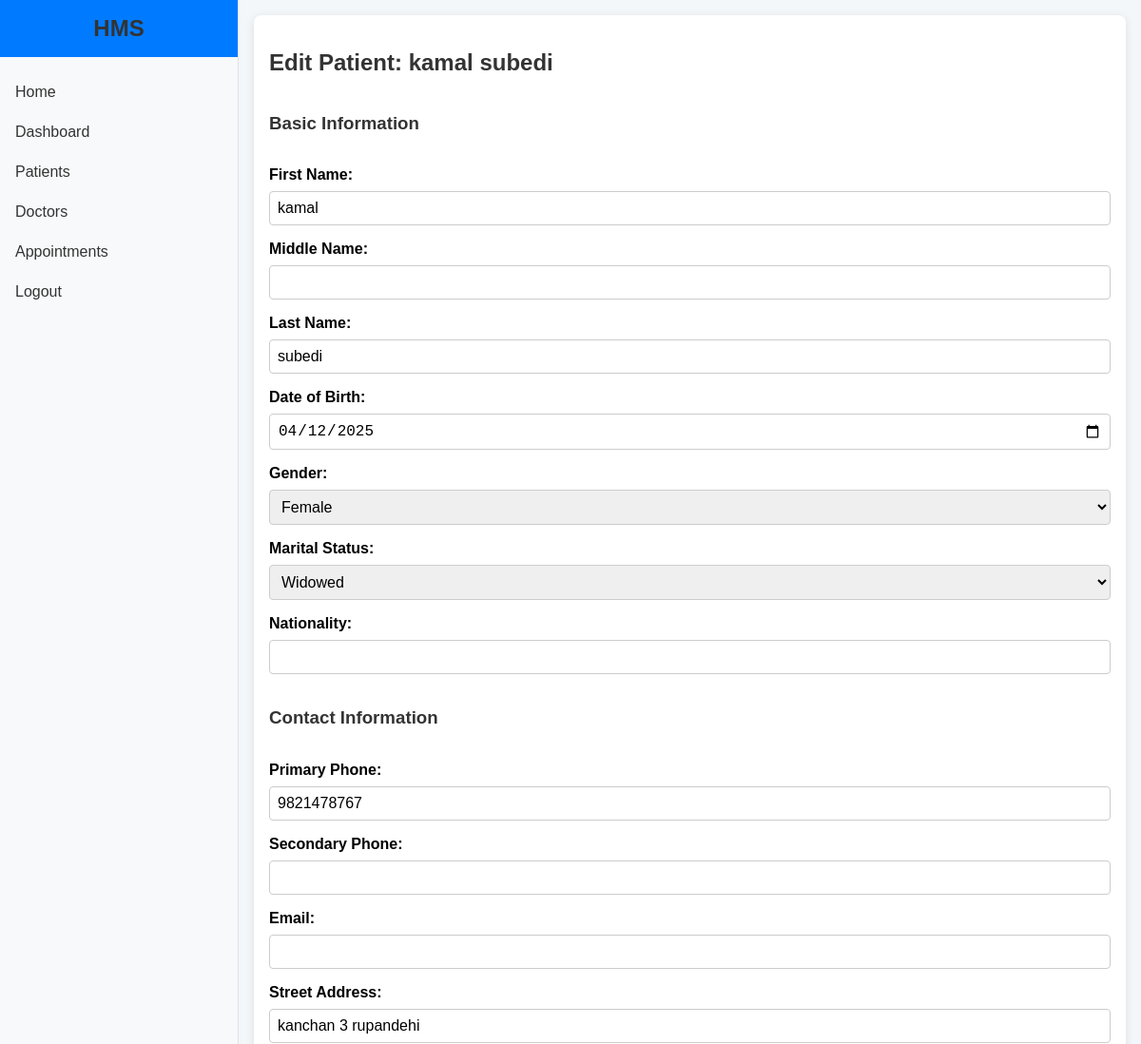
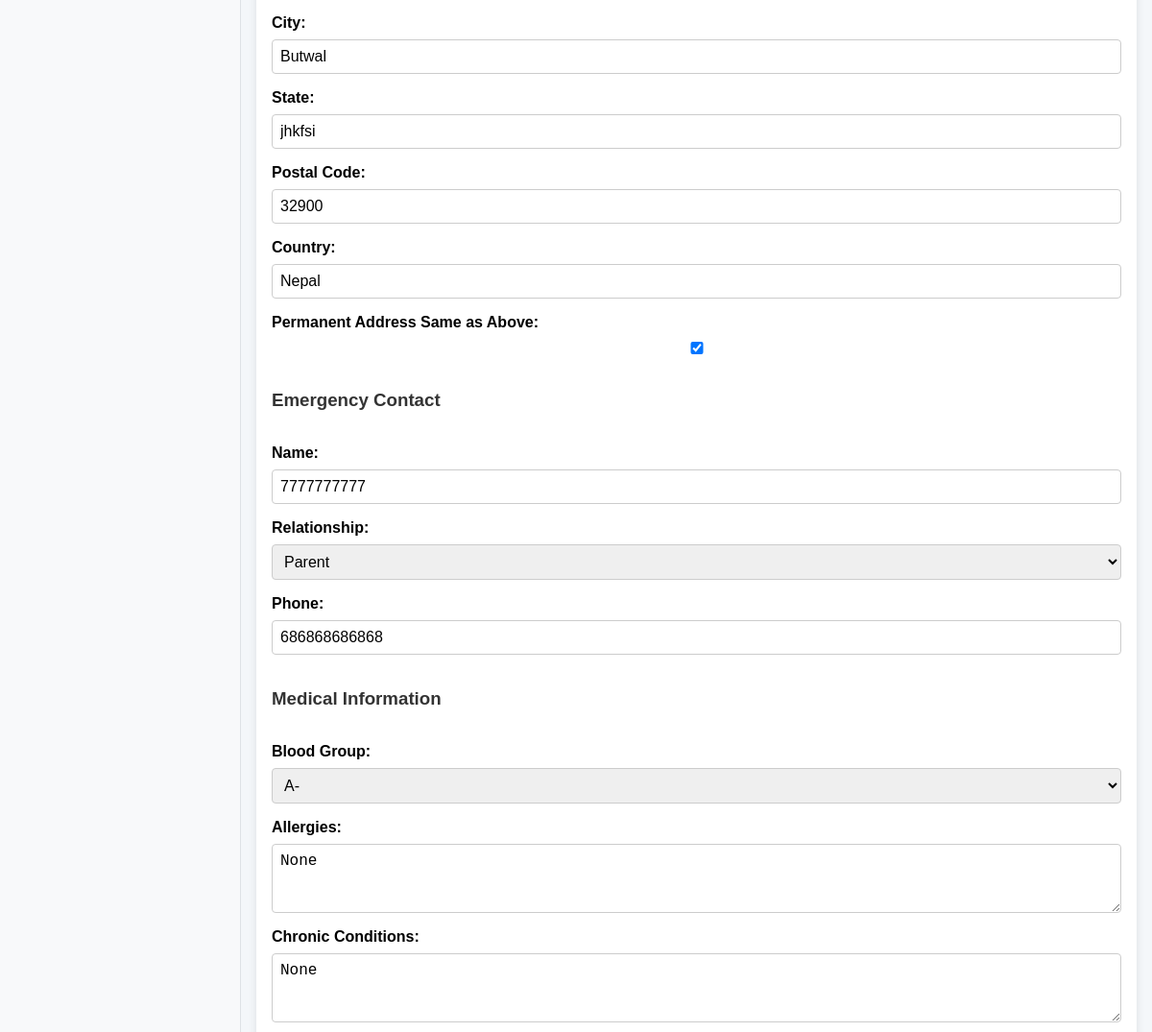
The page /patients/edit/2/ (signed in, upper part) on the database as committed earlier (2 pictures, top to bottom).
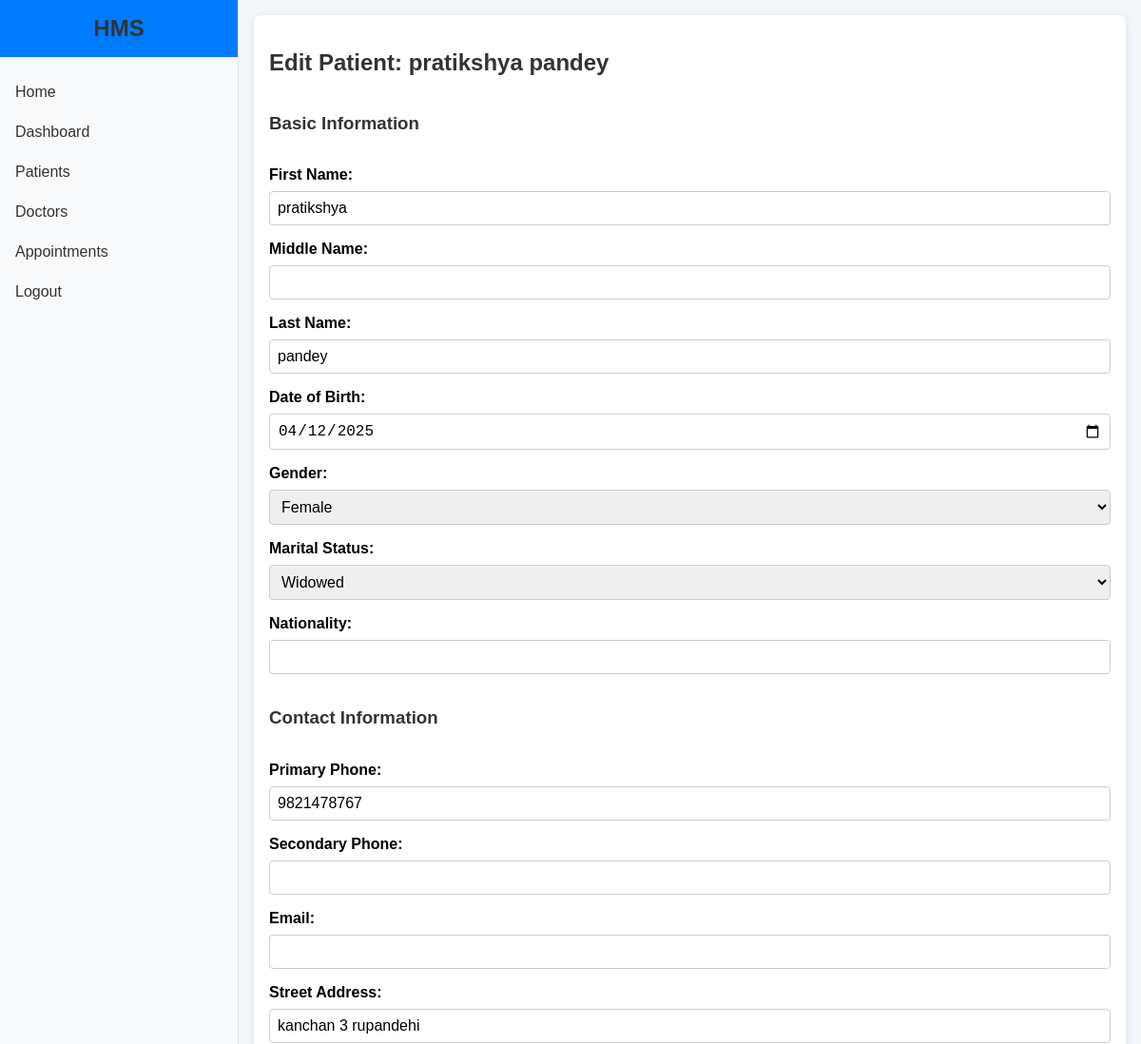
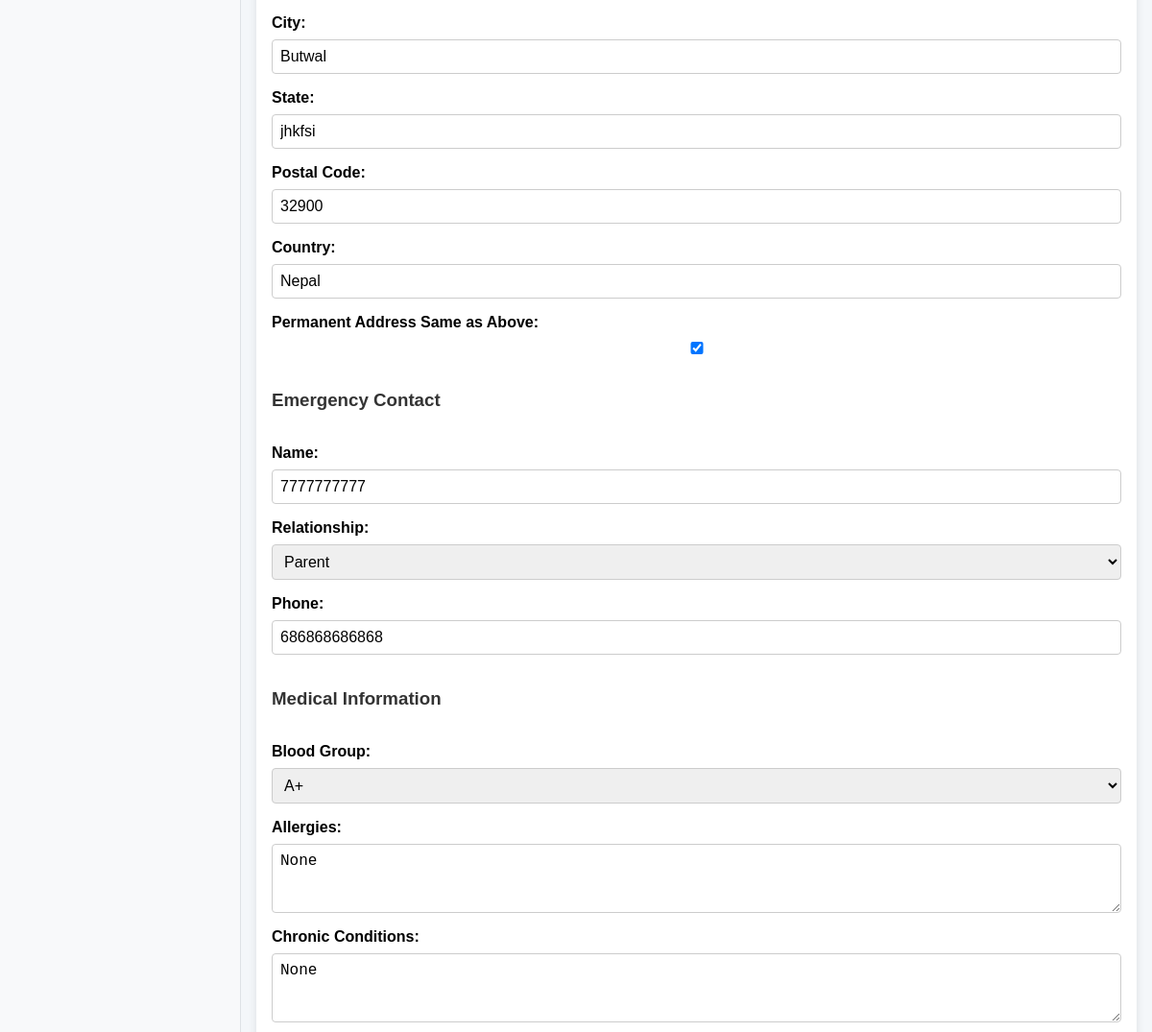
The same page on the database as committed later (2 pictures, top to bottom).
### core/models.py (models this page shows, shortened)
class Patient(models.Model):
    patient_id = models.CharField(max_length=10, unique=True, editable=False)
    first_name = models.CharField(max_length=50)
    middle_name = models.CharField(max_length=50, blank=True)
    last_name = models.CharField(max_length=50)
    date_of_birth = models.DateField()
    GENDER_CHOICES = [
        ('M', 'Male'),
        ('F', 'Female'),
        ('O', 'Other'),
    ]
    gender = models.CharField(max_length=1, choices=GENDER_CHOICES)
    MARITAL_STATUS_CHOICES = [
        ('S', 'Single'),
        ('M', 'Married'),
        ('D', 'Divorced'),
        ('W', 'Widowed'),
        ('O', 'Other'),
    ]
    marital_status = models.CharField(max_length=1, choices=MARITAL_STATUS_CHOICES, blank=True)
    nationality = models.CharField(max_length=100, blank=True)
    primary_phone = models.CharField(max_length=15)
    secondary_phone = models.CharField(max_length=15, blank=True)
    email = models.EmailField(blank=True)
    address_street = models.CharField(max_length=200)
    address_city = models.CharField(max_length=100)
    address_state = models.CharField(max_length=100)
    address_postal = models.CharField(max_length=20)
    address_country = models.CharField(max_length=100)
    permanent_address_same = models.BooleanField(default=True)
    emergency_contact_name = models.CharField(max_length=100)
    RELATIONSHIP_CHOICES = [
        ('P', 'Parent'),
        ('S', 'Spouse'),
        ('B', 'Sibling'),
        ('F', 'Friend'),
        ('O', 'Other'),
    ]
    emergency_contact_relationship = models.CharField(max_length=1, choices=RELATIONSHIP_CHOICES)
    emergency_contact_phone = models.CharField(max_length=15)
    BLOOD_GROUP_CHOICES = [
        ('A+', 'A+'), ('A-', 'A-'),
        ('B+', 'B+'), ('B-', 'B-'),
        ('AB+', 'AB+'), ('AB-', 'AB-'),
        ('O+', 'O+'), ('O-', 'O-'),
        ('U', 'Unknown'),
    ]
    blood_group = models.CharField(max_length=3, choices=BLOOD_GROUP_CHOICES, default='U')
    allergies = models.TextField(blank=True, default='None')
    chronic_conditions = models.TextField(blank=True, default='None')
    current_medications = models.TextField(blank=True, default='None')
    insurance_provider = models.CharField(max_length=100, blank=True, default='Self-Pay')
    insurance_policy_number = models.CharField(max_length=50, blank=True)
    billing_address_same = models.BooleanField(default=True)
    consent_for_treatment = models.BooleanField(default=False)
    doctor = models.ForeignKey('Doctor', on_delete=models.SET_NULL, null=True, blank=True)

### core/views.py (the view)
# urls.py: path('patients/edit/<int:id>/', views.edit_patient, name='edit_patient'),
@login_required
def edit_patient(request, id):
    patient = get_object_or_404(Patient, id=id)
    if request.method == 'POST':
        form = PatientForm(request.POST, instance=patient)
        if form.is_valid():
            form.save()
            return redirect('patient_list')
    else:
        form = PatientForm(instance=patient)
    return render(request, 'edit_patient.html', {'form': form, 'patient': patient})

### templates/edit_patient.html (shortened to what the changed rows need)
{% extends 'base.html' %}
{% load static %}
{% block content %}
    <div class="form-container">
        <h2>Edit Patient: {{ patient.first_name }} {{ patient.last_name }}</h2>
        <form method="post" class="patient-form">
            <h3>Basic Information</h3>
            <div class="form-group">
                <label for="{{ form.first_name.id_for_label }}">First Name:</label>
                {{ form.first_name }}
            </div>
            <div class="form-group">
                <label for="{{ form.middle_name.id_for_label }}">Middle Name:</label>
                {{ form.middle_name }}
            </div>
            <div class="form-group">
                <label for="{{ form.last_name.id_for_label }}">Last Name:</label>
                {{ form.last_name }}
            </div>
            <div class="form-group">
                <label for="{{ form.date_of_birth.id_for_label }}">Date of Birth:</label>
                {{ form.date_of_birth }}
            </div>
            <div class="form-group">
                <label for="{{ form.gender.id_for_label }}">Gender:</label>
                {{ form.gender }}
            </div>
            <div class="form-group">
                <label for="{{ form.marital_status.id_for_label }}">Marital Status:</label>
                {{ form.marital_status }}
            </div>
            <div class="form-group">
                <label for="{{ form.nationality.id_for_label }}">Nationality:</label>
                {{ form.nationality }}
            </div>
            <h3>Contact Information</h3>
            <div class="form-group">
                <label for="{{ form.primary_phone.id_for_label }}">Primary Phone:</label>
                {{ form.primary_phone }}
            </div>
            <div class="form-group">
                <label for="{{ form.secondary_phone.id_for_label }}">Secondary Phone:</label>
                {{ form.secondary_phone }}
            </div>
            <div class="form-group">
                <label for="{{ form.email.id_for_label }}">Email:</label>
                {{ form.email }}
            </div>
            <div class="form-group">
                <label for="{{ form.address_street.id_for_label }}">Street Address:</label>
                {{ form.address_street }}
            </div>
            <div class="form-group">
                <label for="{{ form.address_city.id_for_label }}">City:</label>
                {{ form.address_city }}
            </div>
            <div class="form-group">
                <label for="{{ form.address_state.id_for_label }}">State:</label>
                {{ form.address_state }}
            </div>
            <div class="form-group">
                <label for="{{ form.address_postal.id_for_label }}">Postal Code:</label>
                {{ form.address_postal }}
            </div>
            <div class="form-group">
                <label for="{{ form.address_country.id_for_label }}">Country:</label>
                {{ form.address_country }}
            </div>
            <div class="form-group">
                <label for="{{ form.permanent_address_same.id_for_label }}">Permanent Address Same as Above:</label>
                {{ form.permanent_address_same }}
            </div>
            <h3>Emergency Contact</h3>
            <div class="form-group">
                <label for="{{ form.emergency_contact_name.id_for_label }}">Name:</label>
                {{ form.emergency_contact_name }}
            </div>
            <div class="form-group">
                <label for="{{ form.emergency_contact_relationship.id_for_label }}">Relationship:</label>
                {{ form.emergency_contact_relationship }}
            </div>
            <div class="form-group">
                <label for="{{ form.emergency_contact_phone.id_for_label }}">Phone:</label>
                {{ form.emergency_contact_phone }}
            </div>
            <h3>Medical Information</h3>
            <div class="form-group">
                <label for="{{ form.blood_group.id_for_label }}">Blood Group:</label>
                {{ form.blood_group }}
            </div>
            <div class="form-group">
                <label for="{{ form.allergies.id_for_label }}">Allergies:</label>
                {{ form.allergies }}
            </div>
            <div class="form-group">
                <label for="{{ form.chronic_conditions.id_for_label }}">Chronic Conditions:</label>
                {{ form.chronic_conditions }}
            </div>
        </form>
    </div>
{% endblock %}

Rows that differ between the two databases and show on the page:
changed Patient "Female": first_name "kamal" → "pratikshya"; last_name "subedi" → "pandey"; blood_group "A-" → "A+"
